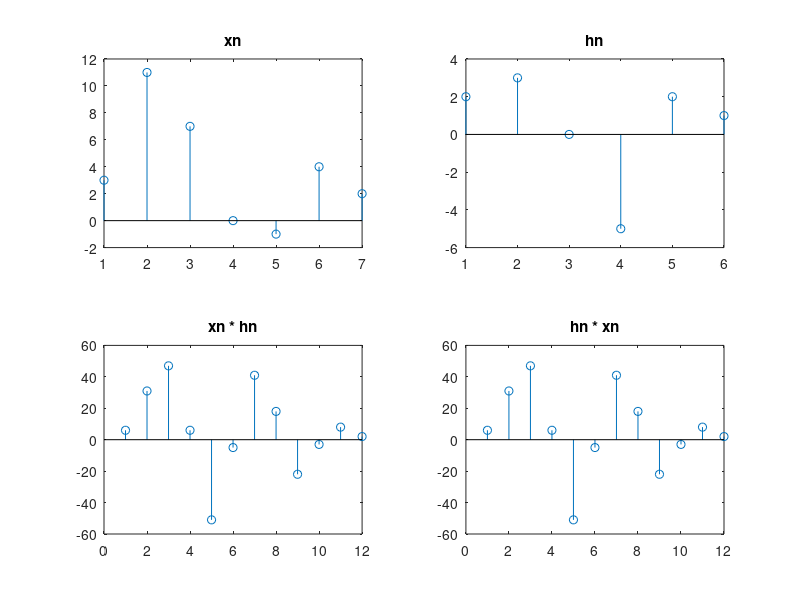

The MATLAB script that drew this image:
% Copyright @2022 Ankit Samaddar
clc
close all
% Generate two signals xn and hn
xn = [3 11 7 0 -1 4 2];
hn = [2 3 0 -5 2 1];

% Calculate the convolution of xn and hn
yn = conv(xn, hn);

% Calculate the convolution of hn and xn
yn_2 = conv(hn, xn);

% Plot the original signals and their convolutions
subplot(2, 2, 1);
stem(xn);
title('xn');

subplot(2, 2, 2);
stem(hn);
title('hn');

subplot(2, 2, 3);
stem(yn);
title('xn * hn');

subplot(2, 2, 4);
stem(yn_2);
title('hn * xn');

% Check if the convolutions are equal
if isequal(yn, yn_2)
    disp('Convolution is commutative');
else
    disp('Convolution is not commutative');
end
